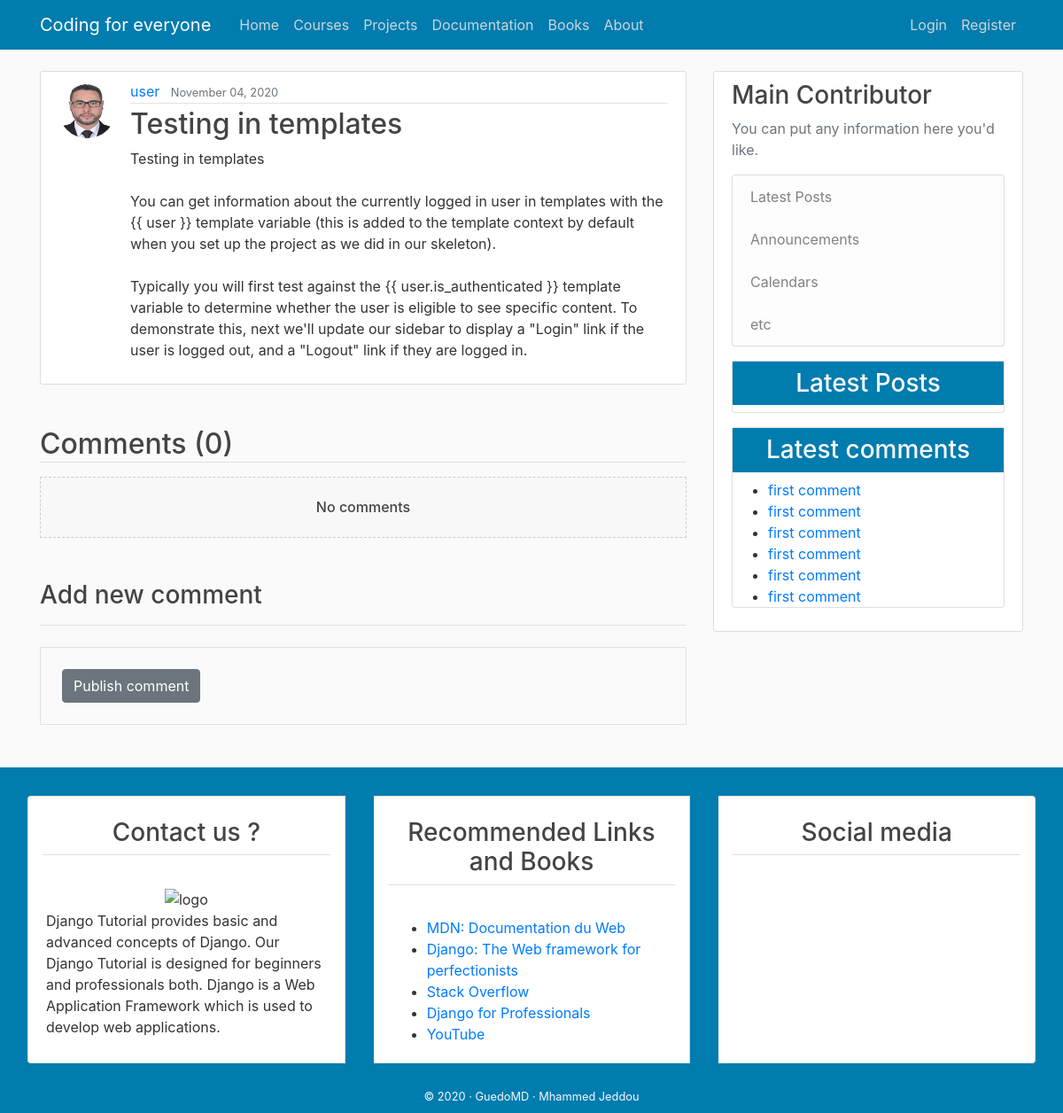
Before: /detail/68/ with the older database file.
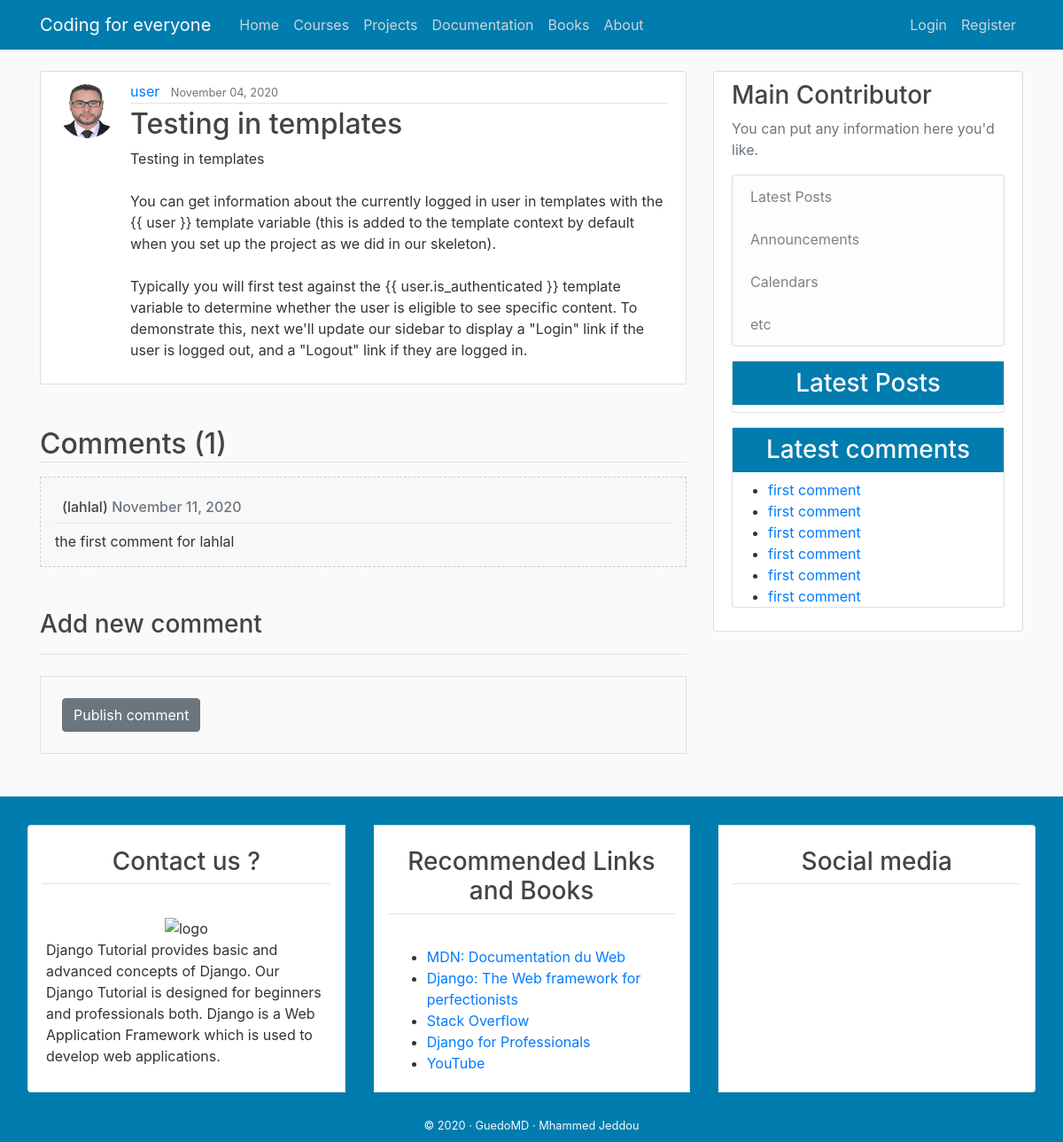
After: the same page with the newer database file.
### blog/models.py (models this page shows, shortened)
class Comment(models.Model):
    name = models.CharField(max_length=50 )
    email = models.EmailField()
    body = models.TextField()
    comment_date = models.DateTimeField(auto_now_add=True)
    active = models.BooleanField(default=False)
    post = models.ForeignKey(Post, related_name='comments', on_delete=models.CASCADE)
    class Meta :
        ordering = ('-comment_date',)

### blog/views.py (the view)
# urls.py: path('detail/<int:post_id>/', views.post_detail, name='post-detail'),
def post_detail(request,post_id) :
    post = get_object_or_404(Post,pk=post_id)
    comments = post.comments.filter(active=True)
    context ={
        'title':post,
        'post' : post,
        'comments':comments,
    }
    return render(request,'blog/post_detail.html', context)

### blog/models.py (called while the page is built)
    def __str__(self):
        return self.title

### blog/templates/blog/post_detail.html (shortened to what this page needs)
{% extends "blog/base.html" %}
{% block content %}
  <article class="media content-section">
    <img class="rounded-circle article-img" src="{{ post.author.profile.image.url }}">
    <div class="media-body">
      <div class="article-metadata">
        <a class="mr-2" href="#">{{ post.author }}</a>
        <small class="text-muted">{{ post.date_posted|date:"F d, Y" }}</small>
      </div>
      <h2 class="article-title">{{ post.title }}</h2>
      <p class="article-content">{{ post.content }}</p>
    </div>
  </article>
<h2 class="border-bottom mt-5 mb-3"> Comments ({{comments.count}}) </h2>
{% for comment in comments  %}
<ul class="mb-3 p-3 comment">
    <h6 class="border-bottom p-2">  ({{comment.name}})
 <span class="text-secondary"> {{comment.comment_date | date:"F d, Y"}} </span>
    </h6>
    <p class="mb-0"> {{comment.body}} </p>
</ul>
{% empty  %}
    <h6 class="text-center p-4 comment">    No comments </h6>
    {% endfor %}
    <h3 class="border-bottom pb-3 mb-3 mt-5">   Add new comment   </h3>
    <div class="border p-4 mb-5 mt-4 ">
    <form method="POST">
      <input class="btn btn-secondary" type="submit" value="Publish comment ">
    </form>
</div>
{% endblock content %}

Changed rows visible on the page:
added Comment: name "lahlal", comment_date "November 11, 2020", body "the first comment for lahlal"
Other visible differences:
{{ comments.count }}: "0" → "1"
text no longer shown: "No comments"
